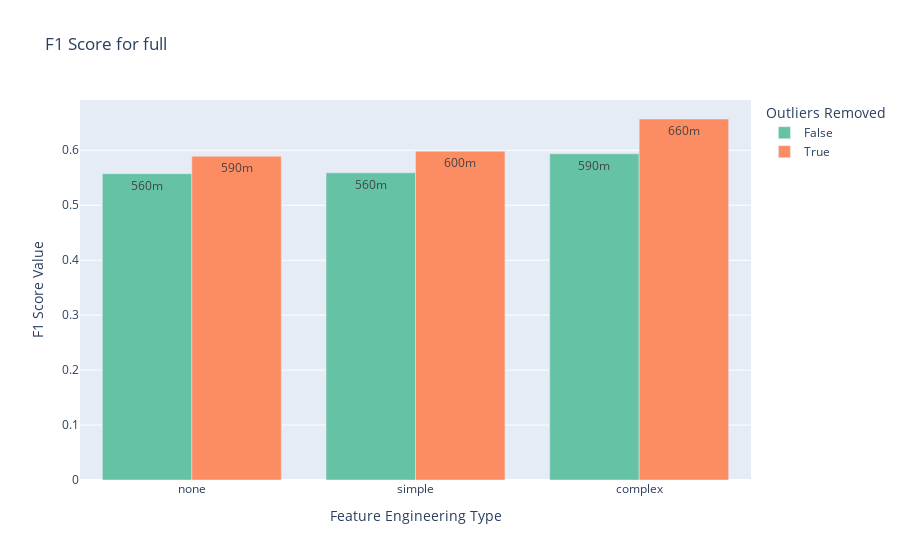
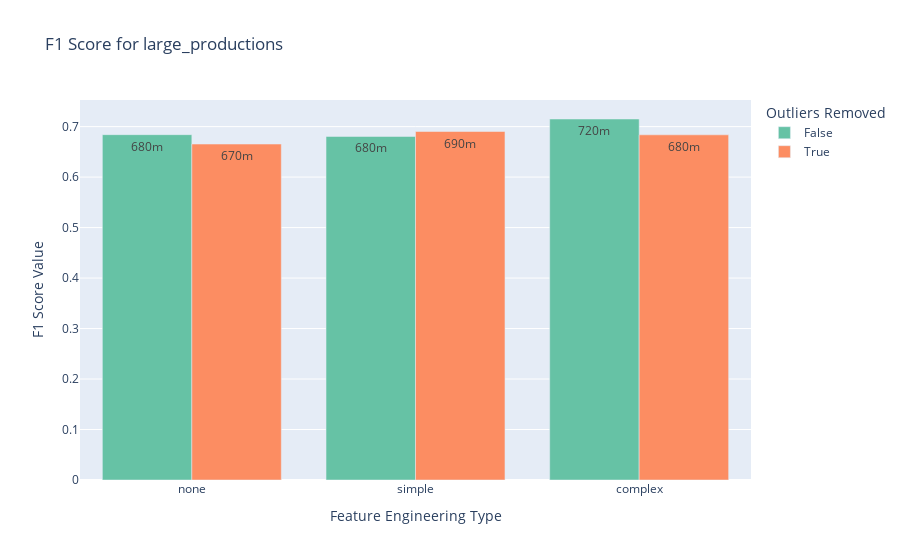
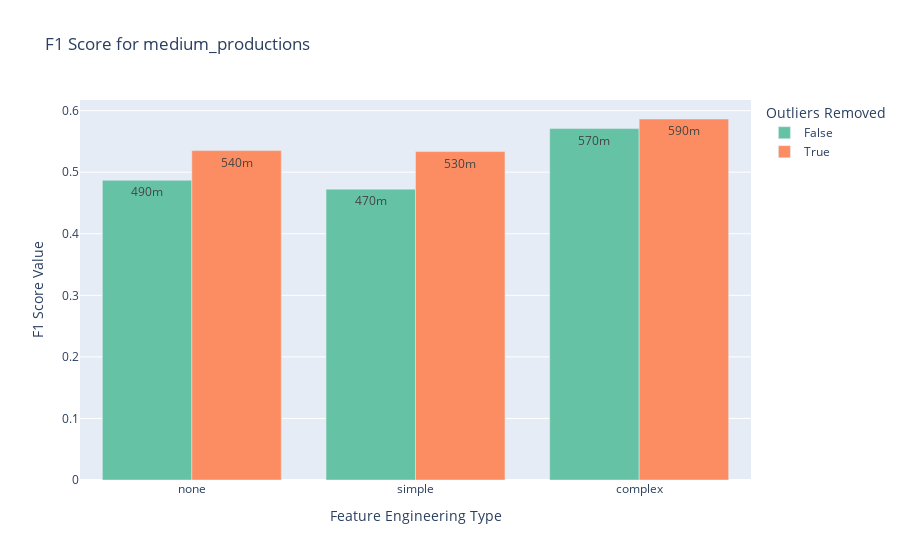
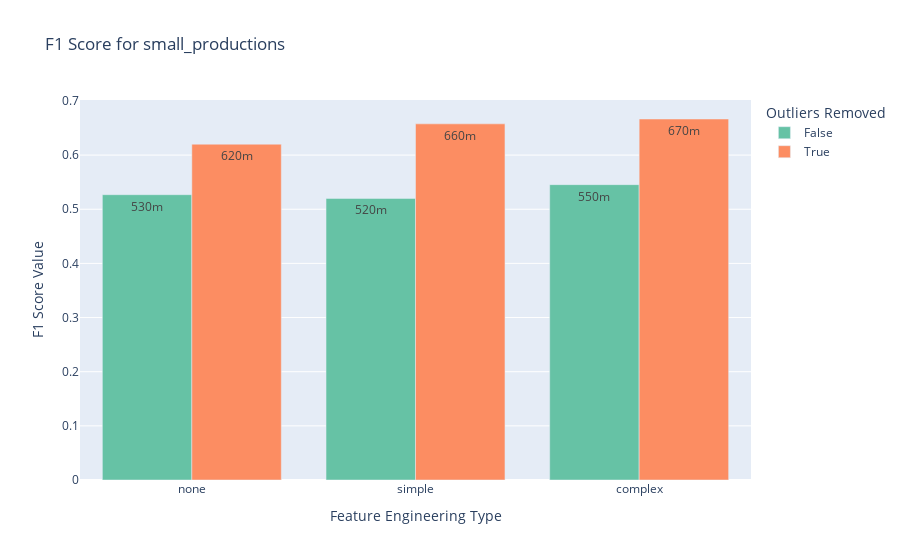

The notebook cell saved with these charts, in order:
### Code cell
plot_one_metric_of_different_datasets_per_feature_engineering_outliers_with_plotly(experiment_df, problem_type='binary_classification', metric='F1 Score', metric_agg='max')

### Figure 1 — Plotly figure (JSON) as saved in the notebook; plotly's stock layout.template omitted (floating-point values rounded to 4 significant figures)
{"data": [{"alignmentgroup": "True", "hovertemplate": "Outliers Removed=False<br>Feature Engineering Type=%{x}<br>F1 Score Value=%{text}<extra></extra>", "legendgroup": "False", "marker": {"color": "rgb(102,194,165)", "pattern": {"shape": ""}}, "name": "False", "offsetgroup": "False", "orientation": "v", "showlegend": true, "text": [0.5936, 0.5575, 0.559], "textposition": "inside", "texttemplate": "%{text:.2s}", "type": "bar", "x": ["complex", "none", "simple"], "xaxis": "x", "y": [0.5936, 0.5575, 0.559], "yaxis": "y"}, {"alignmentgroup": "True", "hovertemplate": "Outliers Removed=True<br>Feature Engineering Type=%{x}<br>F1 Score Value=%{text}<extra></extra>", "legendgroup": "True", "marker": {"color": "rgb(252,141,98)", "pattern": {"shape": ""}}, "name": "True", "offsetgroup": "True", "orientation": "v", "showlegend": true, "text": [0.6569, 0.5892, 0.5983], "textposition": "inside", "texttemplate": "%{text:.2s}", "type": "bar", "x": ["complex", "none", "simple"], "xaxis": "x", "y": [0.6569, 0.5892, 0.5983], "yaxis": "y"}], "layout": {"barmode": "group", "legend": {"title": {"text": "Outliers Removed"}, "tracegroupgap": 0}, "showlegend": true, "title": {"text": "F1 Score for full"}, "xaxis": {"anchor": "y", "categoryarray": ["none", "simple", "complex"], "categoryorder": "array", "domain": [0, 1], "title": {"text": "Feature Engineering Type"}}, "yaxis": {"anchor": "x", "domain": [0, 1], "title": {"text": "F1 Score Value"}}}}

### Figure 2 — Plotly figure (JSON) as saved in the notebook; plotly's stock layout.template omitted (floating-point values rounded to 4 significant figures)
{"data": [{"alignmentgroup": "True", "hovertemplate": "Outliers Removed=False<br>Feature Engineering Type=%{x}<br>F1 Score Value=%{text}<extra></extra>", "legendgroup": "False", "marker": {"color": "rgb(102,194,165)", "pattern": {"shape": ""}}, "name": "False", "offsetgroup": "False", "orientation": "v", "showlegend": true, "text": [0.7151, 0.684, 0.6805], "textposition": "inside", "texttemplate": "%{text:.2s}", "type": "bar", "x": ["complex", "none", "simple"], "xaxis": "x", "y": [0.7151, 0.684, 0.6805], "yaxis": "y"}, {"alignmentgroup": "True", "hovertemplate": "Outliers Removed=True<br>Feature Engineering Type=%{x}<br>F1 Score Value=%{text}<extra></extra>", "legendgroup": "True", "marker": {"color": "rgb(252,141,98)", "pattern": {"shape": ""}}, "name": "True", "offsetgroup": "True", "orientation": "v", "showlegend": true, "text": [0.6837, 0.6654, 0.6903], "textposition": "inside", "texttemplate": "%{text:.2s}", "type": "bar", "x": ["complex", "none", "simple"], "xaxis": "x", "y": [0.6837, 0.6654, 0.6903], "yaxis": "y"}], "layout": {"barmode": "group", "legend": {"title": {"text": "Outliers Removed"}, "tracegroupgap": 0}, "showlegend": true, "title": {"text": "F1 Score for large_productions"}, "xaxis": {"anchor": "y", "categoryarray": ["none", "simple", "complex"], "categoryorder": "array", "domain": [0, 1], "title": {"text": "Feature Engineering Type"}}, "yaxis": {"anchor": "x", "domain": [0, 1], "title": {"text": "F1 Score Value"}}}}

### Figure 3 — Plotly figure (JSON) as saved in the notebook; plotly's stock layout.template omitted (floating-point values rounded to 4 significant figures)
{"data": [{"alignmentgroup": "True", "hovertemplate": "Outliers Removed=False<br>Feature Engineering Type=%{x}<br>F1 Score Value=%{text}<extra></extra>", "legendgroup": "False", "marker": {"color": "rgb(102,194,165)", "pattern": {"shape": ""}}, "name": "False", "offsetgroup": "False", "orientation": "v", "showlegend": true, "text": [0.5709, 0.4868, 0.4725], "textposition": "inside", "texttemplate": "%{text:.2s}", "type": "bar", "x": ["complex", "none", "simple"], "xaxis": "x", "y": [0.5709, 0.4868, 0.4725], "yaxis": "y"}, {"alignmentgroup": "True", "hovertemplate": "Outliers Removed=True<br>Feature Engineering Type=%{x}<br>F1 Score Value=%{text}<extra></extra>", "legendgroup": "True", "marker": {"color": "rgb(252,141,98)", "pattern": {"shape": ""}}, "name": "True", "offsetgroup": "True", "orientation": "v", "showlegend": true, "text": [0.5865, 0.5351, 0.5336], "textposition": "inside", "texttemplate": "%{text:.2s}", "type": "bar", "x": ["complex", "none", "simple"], "xaxis": "x", "y": [0.5865, 0.5351, 0.5336], "yaxis": "y"}], "layout": {"barmode": "group", "legend": {"title": {"text": "Outliers Removed"}, "tracegroupgap": 0}, "showlegend": true, "title": {"text": "F1 Score for medium_productions"}, "xaxis": {"anchor": "y", "categoryarray": ["none", "simple", "complex"], "categoryorder": "array", "domain": [0, 1], "title": {"text": "Feature Engineering Type"}}, "yaxis": {"anchor": "x", "domain": [0, 1], "title": {"text": "F1 Score Value"}}}}

### Figure 4 — Plotly figure (JSON) as saved in the notebook; plotly's stock layout.template omitted (floating-point values rounded to 4 significant figures)
{"data": [{"alignmentgroup": "True", "hovertemplate": "Outliers Removed=False<br>Feature Engineering Type=%{x}<br>F1 Score Value=%{text}<extra></extra>", "legendgroup": "False", "marker": {"color": "rgb(102,194,165)", "pattern": {"shape": ""}}, "name": "False", "offsetgroup": "False", "orientation": "v", "showlegend": true, "text": [0.5455, 0.5269, 0.52], "textposition": "inside", "texttemplate": "%{text:.2s}", "type": "bar", "x": ["complex", "none", "simple"], "xaxis": "x", "y": [0.5455, 0.5269, 0.52], "yaxis": "y"}, {"alignmentgroup": "True", "hovertemplate": "Outliers Removed=True<br>Feature Engineering Type=%{x}<br>F1 Score Value=%{text}<extra></extra>", "legendgroup": "True", "marker": {"color": "rgb(252,141,98)", "pattern": {"shape": ""}}, "name": "True", "offsetgroup": "True", "orientation": "v", "showlegend": true, "text": [0.6667, 0.6202, 0.6577], "textposition": "inside", "texttemplate": "%{text:.2s}", "type": "bar", "x": ["complex", "none", "simple"], "xaxis": "x", "y": [0.6667, 0.6202, 0.6577], "yaxis": "y"}], "layout": {"barmode": "group", "legend": {"title": {"text": "Outliers Removed"}, "tracegroupgap": 0}, "showlegend": true, "title": {"text": "F1 Score for small_productions"}, "xaxis": {"anchor": "y", "categoryarray": ["none", "simple", "complex"], "categoryorder": "array", "domain": [0, 1], "title": {"text": "Feature Engineering Type"}}, "yaxis": {"anchor": "x", "domain": [0, 1], "title": {"text": "F1 Score Value"}}}}
